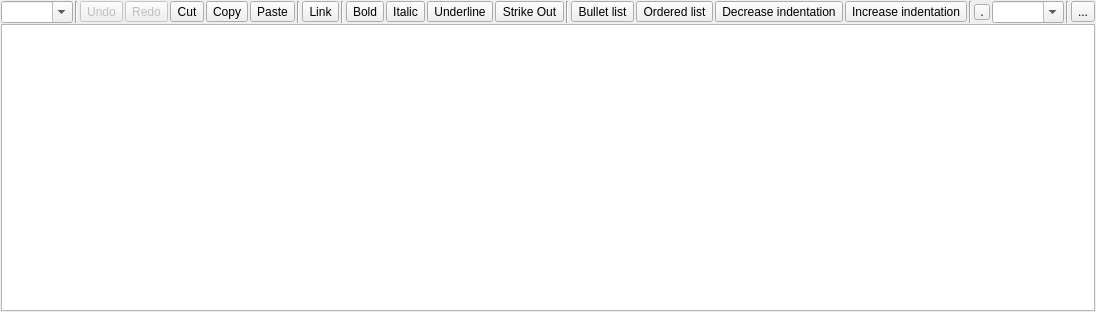
<?xml version="1.0" encoding="UTF-8"?>
<ui version="4.0">
 <class>MRichTextEdit</class>
 <widget class="QWidget" name="MRichTextEdit">
  <property name="geometry">
   <rect>
    <x>0</x>
    <y>0</y>
    <width>761</width>
    <height>312</height>
   </rect>
  </property>
  <property name="windowTitle">
   <string notr="true"/>
  </property>
  <layout class="QVBoxLayout" name="verticalLayout">
   <property name="spacing">
    <number>1</number>
   </property>
   <property name="margin">
    <number>1</number>
   </property>
   <item>
    <widget class="QWidget" name="f_toolbar" native="true">
     <layout class="QHBoxLayout" name="horizontalLayout">
      <property name="spacing">
       <number>2</number>
      </property>
      <property name="margin">
       <number>0</number>
      </property>
      <item>
       <widget class="QComboBox" name="f_paragraph">
        <property name="focusPolicy">
         <enum>Qt::ClickFocus</enum>
        </property>
        <property name="toolTip">
         <string>Paragraph formatting</string>
        </property>
        <property name="editable">
         <bool>true</bool>
        </property>
       </widget>
      </item>
      <item>
       <widget class="Line" name="line_4">
        <property name="orientation">
         <enum>Qt::Vertical</enum>
        </property>
       </widget>
      </item>
      <item>
       <widget class="QToolButton" name="f_undo">
        <property name="enabled">
         <bool>false</bool>
        </property>
        <property name="focusPolicy">
         <enum>Qt::ClickFocus</enum>
        </property>
        <property name="toolTip">
         <string>Undo (CTRL+Z)</string>
        </property>
        <property name="text">
         <string>Undo</string>
        </property>
        <property name="icon">
         <iconset theme="edit-undo">
          <normaloff/>
         </iconset>
        </property>
        <property name="iconSize">
         <size>
          <width>16</width>
          <height>16</height>
         </size>
        </property>
       </widget>
      </item>
      <item>
       <widget class="QToolButton" name="f_redo">
        <property name="enabled">
         <bool>false</bool>
        </property>
        <property name="focusPolicy">
         <enum>Qt::ClickFocus</enum>
        </property>
        <property name="toolTip">
         <string>Redo</string>
        </property>
        <property name="text">
         <string>Redo</string>
        </property>
        <property name="icon">
         <iconset theme="edit-redo">
          <normaloff/>
         </iconset>
        </property>
        <property name="iconSize">
         <size>
          <width>16</width>
          <height>16</height>
         </size>
        </property>
       </widget>
      </item>
      <item>
       <widget class="QToolButton" name="f_cut">
        <property name="focusPolicy">
         <enum>Qt::ClickFocus</enum>
        </property>
        <property name="toolTip">
         <string>Cut (CTRL+X)</string>
        </property>
        <property name="text">
         <string>Cut</string>
        </property>
        <property name="icon">
         <iconset theme="edit-cut">
          <normaloff/>
         </iconset>
        </property>
        <property name="iconSize">
         <size>
          <width>16</width>
          <height>16</height>
         </size>
        </property>
       </widget>
      </item>
      <item>
       <widget class="QToolButton" name="f_copy">
        <property name="focusPolicy">
         <enum>Qt::ClickFocus</enum>
        </property>
        <property name="toolTip">
         <string>Copy (CTRL+C)</string>
        </property>
        <property name="text">
         <string>Copy</string>
        </property>
        <property name="icon">
         <iconset theme="edit-copy">
          <normaloff/>
         </iconset>
        </property>
        <property name="iconSize">
         <size>
          <width>16</width>
          <height>16</height>
         </size>
        </property>
       </widget>
      </item>
      <item>
       <widget class="QToolButton" name="f_paste">
        <property name="focusPolicy">
         <enum>Qt::ClickFocus</enum>
        </property>
        <property name="toolTip">
         <string>Paste (CTRL+V)</string>
        </property>
        <property name="text">
         <string>Paste</string>
        </property>
        <property name="icon">
         <iconset theme="edit-paste">
          <normaloff/>
         </iconset>
        </property>
        <property name="iconSize">
         <size>
          <width>16</width>
          <height>16</height>
         </size>
        </property>
       </widget>
      </item>
      <item>
       <widget class="Line" name="line">
        <property name="orientation">
         <enum>Qt::Vertical</enum>
        </property>
       </widget>
      </item>
      <item>
       <widget class="QToolButton" name="f_link">
        <property name="focusPolicy">
         <enum>Qt::ClickFocus</enum>
        </property>
        <property name="toolTip">
         <string>Link (CTRL+L)</string>
        </property>
        <property name="text">
         <string>Link</string>
        </property>
        <property name="icon">
         <iconset theme="applications-internet">
          <normaloff/>
         </iconset>
        </property>
        <property name="iconSize">
         <size>
          <width>16</width>
          <height>16</height>
         </size>
        </property>
        <property name="checkable">
         <bool>true</bool>
        </property>
       </widget>
      </item>
      <item>
       <widget class="Line" name="line_3">
        <property name="orientation">
         <enum>Qt::Vertical</enum>
        </property>
       </widget>
      </item>
      <item>
       <widget class="QToolButton" name="f_bold">
        <property name="focusPolicy">
         <enum>Qt::ClickFocus</enum>
        </property>
        <property name="toolTip">
         <string notr="true">Bold (CTRL+B)</string>
        </property>
        <property name="text">
         <string>Bold</string>
        </property>
        <property name="icon">
         <iconset theme="format-text-bold">
          <normaloff/>
         </iconset>
        </property>
        <property name="iconSize">
         <size>
          <width>16</width>
          <height>16</height>
         </size>
        </property>
        <property name="checkable">
         <bool>true</bool>
        </property>
       </widget>
      </item>
      <item>
       <widget class="QToolButton" name="f_italic">
        <property name="focusPolicy">
         <enum>Qt::ClickFocus</enum>
        </property>
        <property name="toolTip">
         <string>Italic (CTRL+I)</string>
        </property>
        <property name="text">
         <string>Italic</string>
        </property>
        <property name="icon">
         <iconset theme="format-text-italic">
          <normaloff/>
         </iconset>
        </property>
        <property name="iconSize">
         <size>
          <width>16</width>
          <height>16</height>
         </size>
        </property>
        <property name="checkable">
         <bool>true</bool>
        </property>
       </widget>
      </item>
      <item>
       <widget class="QToolButton" name="f_underline">
        <property name="focusPolicy">
         <enum>Qt::ClickFocus</enum>
        </property>
        <property name="toolTip">
         <string>Underline (CTRL+U)</string>
        </property>
        <property name="text">
         <string>Underline</string>
        </property>
        <property name="icon">
         <iconset theme="format-text-underline">
          <normaloff/>
         </iconset>
        </property>
        <property name="iconSize">
         <size>
          <width>16</width>
          <height>16</height>
         </size>
        </property>
        <property name="checkable">
         <bool>true</bool>
        </property>
       </widget>
      </item>
      <item>
       <widget class="QToolButton" name="f_strikeout">
        <property name="text">
         <string>Strike Out</string>
        </property>
        <property name="checkable">
         <bool>true</bool>
        </property>
       </widget>
      </item>
      <item>
       <widget class="Line" name="line_5">
        <property name="orientation">
         <enum>Qt::Vertical</enum>
        </property>
       </widget>
      </item>
      <item>
       <widget class="QToolButton" name="f_list_bullet">
        <property name="focusPolicy">
         <enum>Qt::ClickFocus</enum>
        </property>
        <property name="toolTip">
         <string>Bullet list (CTRL+-)</string>
        </property>
        <property name="text">
         <string>Bullet list</string>
        </property>
        <property name="iconSize">
         <size>
          <width>16</width>
          <height>16</height>
         </size>
        </property>
        <property name="checkable">
         <bool>true</bool>
        </property>
       </widget>
      </item>
      <item>
       <widget class="QToolButton" name="f_list_ordered">
        <property name="focusPolicy">
         <enum>Qt::ClickFocus</enum>
        </property>
        <property name="toolTip">
         <string>Ordered list (CTRL+=)</string>
        </property>
        <property name="text">
         <string>Ordered list</string>
        </property>
        <property name="iconSize">
         <size>
          <width>16</width>
          <height>16</height>
         </size>
        </property>
        <property name="checkable">
         <bool>true</bool>
        </property>
       </widget>
      </item>
      <item>
       <widget class="QToolButton" name="f_indent_dec">
        <property name="focusPolicy">
         <enum>Qt::ClickFocus</enum>
        </property>
        <property name="toolTip">
         <string>Decrease indentation (CTRL+,)</string>
        </property>
        <property name="text">
         <string>Decrease indentation</string>
        </property>
        <property name="icon">
         <iconset theme="format-indent-less">
          <normaloff/>
         </iconset>
        </property>
        <property name="iconSize">
         <size>
          <width>16</width>
          <height>16</height>
         </size>
        </property>
       </widget>
      </item>
      <item>
       <widget class="QToolButton" name="f_indent_inc">
        <property name="focusPolicy">
         <enum>Qt::ClickFocus</enum>
        </property>
        <property name="toolTip">
         <string>Increase indentation (CTRL+.)</string>
        </property>
        <property name="text">
         <string>Increase indentation</string>
        </property>
        <property name="icon">
         <iconset theme="format-indent-more">
          <normaloff/>
         </iconset>
        </property>
        <property name="iconSize">
         <size>
          <width>16</width>
          <height>16</height>
         </size>
        </property>
       </widget>
      </item>
      <item>
       <widget class="Line" name="line_2">
        <property name="orientation">
         <enum>Qt::Vertical</enum>
        </property>
       </widget>
      </item>
      <item>
       <widget class="QToolButton" name="f_bgcolor">
        <property name="minimumSize">
         <size>
          <width>16</width>
          <height>16</height>
         </size>
        </property>
        <property name="maximumSize">
         <size>
          <width>16</width>
          <height>16</height>
         </size>
        </property>
        <property name="focusPolicy">
         <enum>Qt::ClickFocus</enum>
        </property>
        <property name="toolTip">
         <string>Text background color</string>
        </property>
        <property name="text">
         <string>.</string>
        </property>
        <property name="iconSize">
         <size>
          <width>16</width>
          <height>16</height>
         </size>
        </property>
       </widget>
      </item>
      <item>
       <widget class="QComboBox" name="f_fontsize">
        <property name="focusPolicy">
         <enum>Qt::ClickFocus</enum>
        </property>
        <property name="toolTip">
         <string>Font size</string>
        </property>
        <property name="editable">
         <bool>true</bool>
        </property>
       </widget>
      </item>
      <item>
       <widget class="Line" name="line_6">
        <property name="orientation">
         <enum>Qt::Vertical</enum>
        </property>
       </widget>
      </item>
      <item>
       <widget class="QToolButton" name="f_image">
        <property name="text">
         <string notr="true">...</string>
        </property>
       </widget>
      </item>
      <item>
       <spacer name="horizontalSpacer">
        <property name="orientation">
         <enum>Qt::Horizontal</enum>
        </property>
        <property name="sizeHint" stdset="0">
         <size>
          <width>40</width>
          <height>20</height>
         </size>
        </property>
       </spacer>
      </item>
     </layout>
     <zorder>f_paragraph</zorder>
     <zorder>line_4</zorder>
     <zorder>f_undo</zorder>
     <zorder>f_redo</zorder>
     <zorder>f_cut</zorder>
     <zorder>f_copy</zorder>
     <zorder>f_paste</zorder>
     <zorder>line</zorder>
     <zorder>f_link</zorder>
     <zorder>line_3</zorder>
     <zorder>f_italic</zorder>
     <zorder>f_underline</zorder>
     <zorder>line_2</zorder>
     <zorder>f_fontsize</zorder>
     <zorder>line_5</zorder>
     <zorder>f_list_bullet</zorder>
     <zorder>f_list_ordered</zorder>
     <zorder>f_indent_dec</zorder>
     <zorder>f_indent_inc</zorder>
     <zorder>f_bold</zorder>
     <zorder>f_bgcolor</zorder>
     <zorder>f_strikeout</zorder>
     <zorder>f_image</zorder>
     <zorder>line_6</zorder>
    </widget>
   </item>
   <item>
    <widget class="MTextEdit" name="f_textedit">
     <property name="autoFormatting">
      <set>QTextEdit::AutoNone</set>
     </property>
     <property name="tabChangesFocus">
      <bool>true</bool>
     </property>
    </widget>
   </item>
  </layout>
 </widget>
 <customwidgets>
  <customwidget>
   <class>MTextEdit</class>
   <extends>QTextEdit</extends>
   <header>mtextedit.h</header>
  </customwidget>
 </customwidgets>
 <resources>
  <include location="deko.qrc"/>
 </resources>
 <connections/>
</ui>
